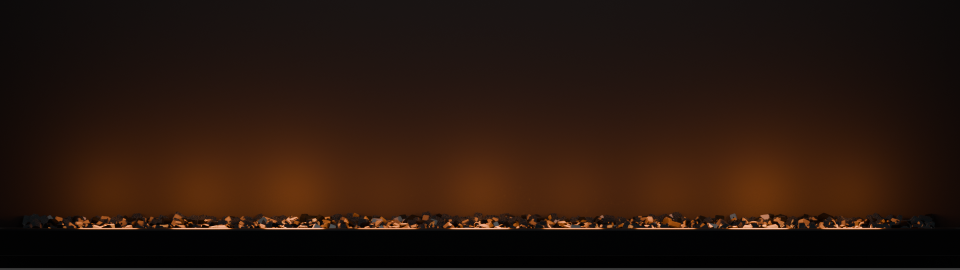
#> input picture render/linear-gas/burner-bed.png, 1920 x 540 px (shown at 1/2 size)
$ python composite.py
#> lines starting #> are read from the running program, lines starting #| are printed output that depends on the picture
"""Composite licensed moving flame emission over the original modern burner.

Render-only dependencies: numpy, opencv-python-headless, Pillow and FFmpeg.
The Android app has none of these dependencies. Output stays in build/ until
its moving and native quality checks pass.
"""

from pathlib import Path
import argparse
import hashlib
import subprocess
import cv2
import numpy as np
from PIL import Image

cv2.setNumThreads(1)
root = Path(__file__).resolve().parents[2]
parser = argparse.ArgumentParser()
parser.add_argument("--seconds", type=float, default=20)
parser.add_argument("--output", default="linear-composite")
args = parser.parse_args()
if args.seconds < 2:
    parser.error("--seconds must be at least 2")
fps = 30
count = round(args.seconds * fps)
blend = min(30, count // 4)
out = root / "build" / args.output
out.mkdir(parents=True, exist_ok=True)
background = (
    np.asarray(
        Image.open(root / "render/linear-gas/burner-bed.png").convert("RGB"),
        dtype=np.float32,
    )
    / 255
)
background = background**2.2
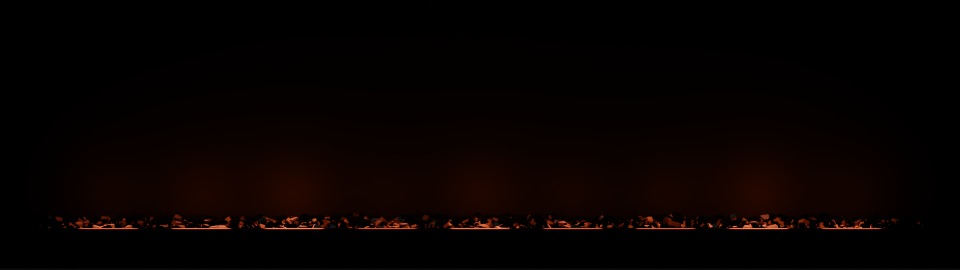
#> background: shape (540, 1920, 3) float32 (shown at 1/2 size); mean R, G, B 0.031, 0.0084, 0.0028
source = root / "res/raw/wood.mp4"

#> (the run stopped early here; a loop or call above may not have finished)
